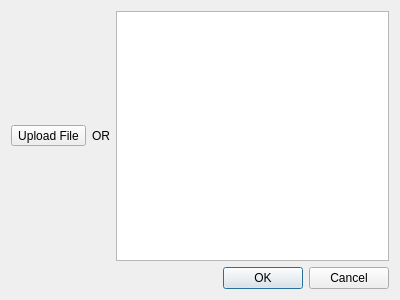
<?xml version="1.0" encoding="UTF-8"?>
<ui version="4.0">
 <class>PGNUploader</class>
 <widget class="QDialog" name="PGNUploader">
  <property name="geometry">
   <rect>
    <x>0</x>
    <y>0</y>
    <width>400</width>
    <height>300</height>
   </rect>
  </property>
  <property name="windowTitle">
   <string>Dialog</string>
  </property>
  <layout class="QVBoxLayout" name="verticalLayout">
   <item>
    <layout class="QHBoxLayout" name="horizontalLayout">
     <item>
      <widget class="QToolButton" name="uploadButton">
       <property name="sizePolicy">
        <sizepolicy hsizetype="Maximum" vsizetype="Maximum">
         <horstretch>0</horstretch>
         <verstretch>0</verstretch>
        </sizepolicy>
       </property>
       <property name="baseSize">
        <size>
         <width>50</width>
         <height>50</height>
        </size>
       </property>
       <property name="text">
        <string>Upload File</string>
       </property>
       <property name="icon">
        <iconset resource="resource.qrc">
         <normaloff>:/resource/img/fileuploadicon.png</normaloff>:/resource/img/fileuploadicon.png</iconset>
       </property>
       <property name="iconSize">
        <size>
         <width>50</width>
         <height>50</height>
        </size>
       </property>
      </widget>
     </item>
     <item>
      <widget class="QLabel" name="label">
       <property name="text">
        <string>OR</string>
       </property>
      </widget>
     </item>
     <item>
      <widget class="QPlainTextEdit" name="plainTextEdit"/>
     </item>
    </layout>
   </item>
   <item>
    <widget class="QDialogButtonBox" name="confirmButton">
     <property name="orientation">
      <enum>Qt::Orientation::Horizontal</enum>
     </property>
     <property name="standardButtons">
      <set>QDialogButtonBox::StandardButton::Cancel|QDialogButtonBox::StandardButton::Ok</set>
     </property>
    </widget>
   </item>
  </layout>
 </widget>
 <resources>
  <include location="resource.qrc"/>
 </resources>
 <connections>
  <connection>
   <sender>confirmButton</sender>
   <signal>accepted()</signal>
   <receiver>PGNUploader</receiver>
   <slot>accept()</slot>
   <hints>
    <hint type="sourcelabel">
     <x>248</x>
     <y>254</y>
    </hint>
    <hint type="destinationlabel">
     <x>157</x>
     <y>274</y>
    </hint>
   </hints>
  </connection>
  <connection>
   <sender>confirmButton</sender>
   <signal>rejected()</signal>
   <receiver>PGNUploader</receiver>
   <slot>reject()</slot>
   <hints>
    <hint type="sourcelabel">
     <x>316</x>
     <y>260</y>
    </hint>
    <hint type="destinationlabel">
     <x>286</x>
     <y>274</y>
    </hint>
   </hints>
  </connection>
 </connections>
</ui>
